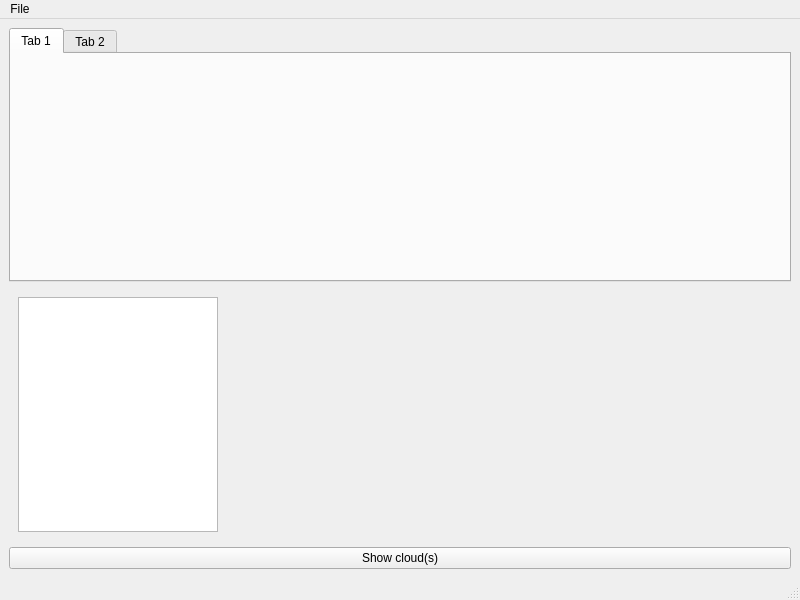
<?xml version="1.0" encoding="UTF-8"?>
<ui version="4.0">
 <class>MainWindow</class>
 <widget class="QMainWindow" name="MainWindow">
  <property name="geometry">
   <rect>
    <x>0</x>
    <y>0</y>
    <width>800</width>
    <height>600</height>
   </rect>
  </property>
  <property name="windowTitle">
   <string>MainWindow</string>
  </property>
  <widget class="QWidget" name="main">
   <layout class="QHBoxLayout" name="mainLayout">
    <item>
     <layout class="QVBoxLayout" name="visualizer"/>
    </item>
    <item>
     <layout class="QVBoxLayout" name="options">
      <item>
       <widget class="QTabWidget" name="transform">
        <property name="sizePolicy">
         <sizepolicy hsizetype="Preferred" vsizetype="Expanding">
          <horstretch>0</horstretch>
          <verstretch>0</verstretch>
         </sizepolicy>
        </property>
        <widget class="QWidget" name="tab">
         <attribute name="title">
          <string>Tab 1</string>
         </attribute>
        </widget>
        <widget class="QWidget" name="tab_2">
         <attribute name="title">
          <string>Tab 2</string>
         </attribute>
        </widget>
       </widget>
      </item>
      <item>
       <widget class="QWidget" name="cloudsWidget" native="true">
        <property name="enabled">
         <bool>true</bool>
        </property>
        <property name="sizePolicy">
         <sizepolicy hsizetype="Preferred" vsizetype="Preferred">
          <horstretch>0</horstretch>
          <verstretch>0</verstretch>
         </sizepolicy>
        </property>
        <property name="baseSize">
         <size>
          <width>0</width>
          <height>0</height>
         </size>
        </property>
        <layout class="QVBoxLayout" name="clouds">
         <item>
          <widget class="QTableWidget" name="listClouds">
           <property name="sizePolicy">
            <sizepolicy hsizetype="Fixed" vsizetype="Expanding">
             <horstretch>0</horstretch>
             <verstretch>0</verstretch>
            </sizepolicy>
           </property>
           <property name="minimumSize">
            <size>
             <width>0</width>
             <height>0</height>
            </size>
           </property>
           <property name="maximumSize">
            <size>
             <width>200</width>
             <height>16777215</height>
            </size>
           </property>
          </widget>
         </item>
        </layout>
       </widget>
      </item>
      <item>
       <widget class="QPushButton" name="showCloud">
        <property name="text">
         <string>Show cloud(s)</string>
        </property>
       </widget>
      </item>
     </layout>
    </item>
   </layout>
  </widget>
  <widget class="QMenuBar" name="menubar">
   <property name="geometry">
    <rect>
     <x>0</x>
     <y>0</y>
     <width>800</width>
     <height>22</height>
    </rect>
   </property>
   <widget class="QMenu" name="menuFile">
    <property name="title">
     <string>File</string>
    </property>
    <addaction name="actionOpenCloud"/>
    <addaction name="actionSaveClouds"/>
    <addaction name="actionSaveAllClouds"/>
   </widget>
   <addaction name="menuFile"/>
  </widget>
  <widget class="QStatusBar" name="statusbar"/>
  <action name="actionOpenCloud">
   <property name="icon">
    <iconset theme="document-open">
     <normaloff>.</normaloff>.</iconset>
   </property>
   <property name="text">
    <string>Open new cloud(s)</string>
   </property>
   <property name="shortcut">
    <string>Ctrl+O</string>
   </property>
  </action>
  <action name="actionSaveClouds">
   <property name="text">
    <string>Save selected cloud(s)</string>
   </property>
   <property name="shortcut">
    <string>Ctrl+S</string>
   </property>
  </action>
  <action name="actionSaveAllClouds">
   <property name="text">
    <string>Save all cloud(s)</string>
   </property>
   <property name="toolTip">
    <string>Save all cloud(s)</string>
   </property>
   <property name="shortcut">
    <string>Ctrl+Shift+S</string>
   </property>
  </action>
 </widget>
 <resources/>
 <connections/>
</ui>
